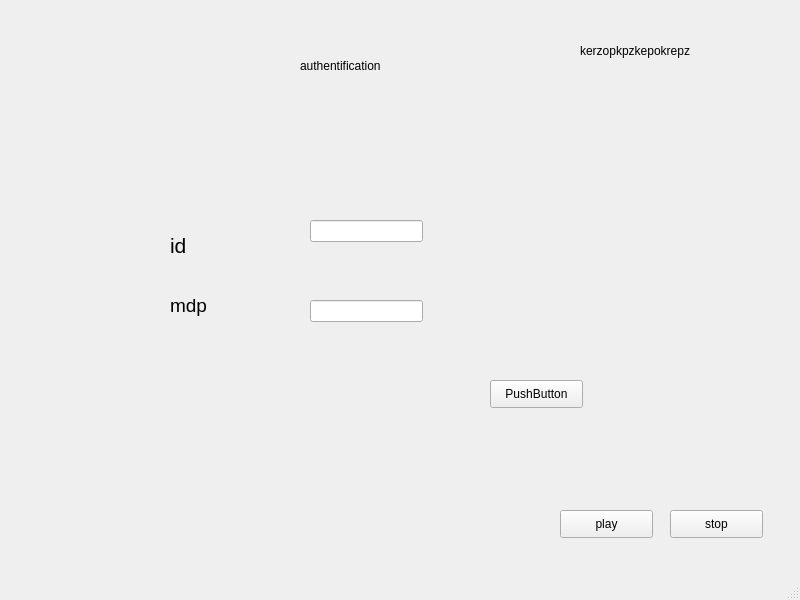
<?xml version="1.0" encoding="UTF-8"?>
<ui version="4.0">
 <class>MainWindow</class>
 <widget class="QMainWindow" name="MainWindow">
  <property name="geometry">
   <rect>
    <x>0</x>
    <y>0</y>
    <width>800</width>
    <height>600</height>
   </rect>
  </property>
  <property name="windowTitle">
   <string>MainWindow</string>
  </property>
  <widget class="QWidget" name="centralwidget">
   <widget class="QLabel" name="label">
    <property name="geometry">
     <rect>
      <x>300</x>
      <y>40</y>
      <width>121</width>
      <height>51</height>
     </rect>
    </property>
    <property name="text">
     <string>authentification</string>
    </property>
   </widget>
   <widget class="QLabel" name="label_2">
    <property name="geometry">
     <rect>
      <x>170</x>
      <y>230</y>
      <width>81</width>
      <height>31</height>
     </rect>
    </property>
    <property name="text">
     <string>&lt;html&gt;&lt;head/&gt;&lt;body&gt;&lt;p&gt;&lt;span style=&quot; font-size:16pt; color:#000000;&quot;&gt;id&lt;/span&gt;&lt;/p&gt;&lt;/body&gt;&lt;/html&gt;</string>
    </property>
   </widget>
   <widget class="QLabel" name="label_3">
    <property name="geometry">
     <rect>
      <x>170</x>
      <y>290</y>
      <width>71</width>
      <height>31</height>
     </rect>
    </property>
    <property name="text">
     <string>&lt;html&gt;&lt;head/&gt;&lt;body&gt;&lt;p&gt;&lt;span style=&quot; font-size:14pt; color:#000000;&quot;&gt;mdp&lt;/span&gt;&lt;/p&gt;&lt;/body&gt;&lt;/html&gt;</string>
    </property>
   </widget>
   <widget class="QLineEdit" name="username">
    <property name="geometry">
     <rect>
      <x>310</x>
      <y>220</y>
      <width>113</width>
      <height>22</height>
     </rect>
    </property>
   </widget>
   <widget class="QLineEdit" name="password">
    <property name="geometry">
     <rect>
      <x>310</x>
      <y>300</y>
      <width>113</width>
      <height>22</height>
     </rect>
    </property>
   </widget>
   <widget class="QPushButton" name="pushButton">
    <property name="geometry">
     <rect>
      <x>490</x>
      <y>380</y>
      <width>93</width>
      <height>28</height>
     </rect>
    </property>
    <property name="text">
     <string>PushButton</string>
    </property>
   </widget>
   <widget class="QLabel" name="label_date_time">
    <property name="geometry">
     <rect>
      <x>580</x>
      <y>30</y>
      <width>181</width>
      <height>41</height>
     </rect>
    </property>
    <property name="text">
     <string>kerzopkpzkepokrepz</string>
    </property>
    <property name="scaledContents">
     <bool>true</bool>
    </property>
   </widget>
   <widget class="QPushButton" name="pushButton_2">
    <property name="geometry">
     <rect>
      <x>560</x>
      <y>510</y>
      <width>93</width>
      <height>28</height>
     </rect>
    </property>
    <property name="text">
     <string>play</string>
    </property>
   </widget>
   <widget class="QPushButton" name="pushButton_3">
    <property name="geometry">
     <rect>
      <x>670</x>
      <y>510</y>
      <width>93</width>
      <height>28</height>
     </rect>
    </property>
    <property name="text">
     <string>stop</string>
    </property>
   </widget>
   <zorder>label</zorder>
   <zorder>label_2</zorder>
   <zorder>label_3</zorder>
   <zorder>username</zorder>
   <zorder>password</zorder>
   <zorder>pushButton</zorder>
   <zorder>pushButton_2</zorder>
   <zorder>pushButton_3</zorder>
   <zorder>label_date_time</zorder>
  </widget>
  <widget class="QMenuBar" name="menubar">
   <property name="geometry">
    <rect>
     <x>0</x>
     <y>0</y>
     <width>800</width>
     <height>26</height>
    </rect>
   </property>
  </widget>
  <widget class="QStatusBar" name="statusbar"/>
 </widget>
 <resources/>
 <connections/>
</ui>
